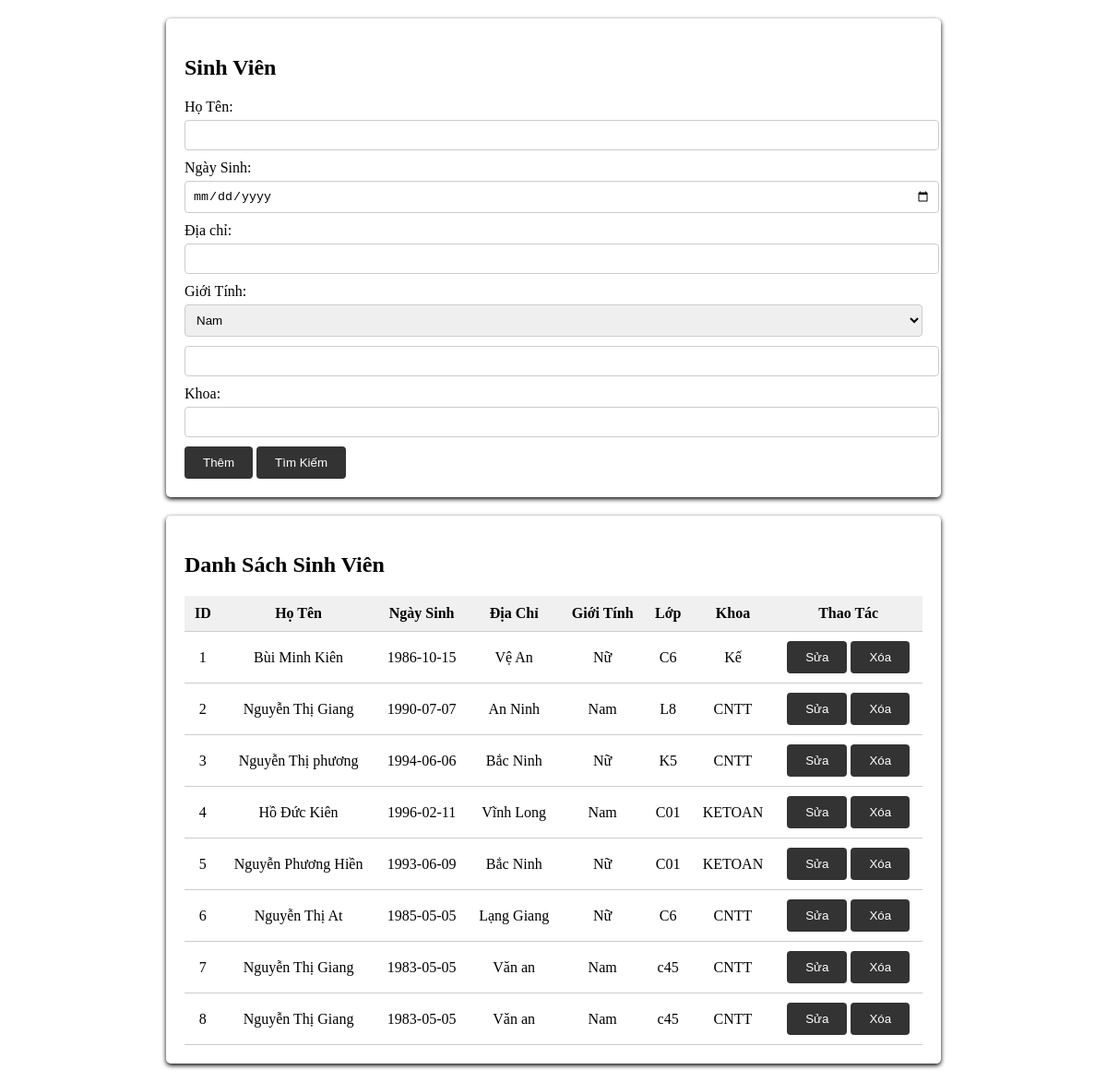
The page / on the database its author committed.
### tables this page shows
CREATE TABLE `sinhvien` (
  `MSV` int(10) NOT NULL,
  `HOTEN` varchar(100) NOT NULL,
  `NGAYSINH` date NOT NULL,
  `DIACHI` varchar(100) NOT NULL,
  `GIOITINH` varchar(10) NOT NULL,
  `LOP` varchar(50) NOT NULL,
  `KHOA` varchar(100) NOT NULL
);

### index.php (the view, shortened to what this page needs)
<!DOCTYPE html>
<html lang="en">
<head>
    <link rel="stylesheet" href="style.css">
<?php
    include_once 'conect.php';
?>
</head>
<body>
<div class="frame">
    <h2>Sinh Viên</h2>
    <form method="POST">
        <label for="hoten">Họ Tên:</label>
        <input type="text" name="hoten">
        <label for="ngaysinh">Ngày Sinh:</label>
        <input type="date" name="ngaysinh" class="with100">
        <label for="diachi">Địa chỉ:</label>
        <input type="text" name="diachi">
        <label for="gioitinh">Giới Tính:</label>
        <select class="with100" name="gioitinh" id="gioitinh">
        <option value="Nam">Nam</option>
        <input type="text" name="lop">
        <label for="khoa">Khoa:</label>
        <input type="text" name="khoa">
        <button type="submit" id="create_product" name="add">Thêm </button>
        <button type="submit" id="create_product" name="search">Tìm Kiếm </button>
    </form>
</div>
<div class="frame">
    <h2>Danh Sách Sinh Viên</h2>
    <table>
        <tr>
            <th>ID</th>
            <th>Họ Tên</th>
            <th>Ngày Sinh</th>
            <th>Địa Chỉ</th>
            <th>Giới Tính</th>
            <th>Lớp</th>
            <th>Khoa</th>
            <th>Thao Tác</th>
        </tr>
        <?php
            if (isset($_POST['search'])) {
                $hoten = $_POST['hoten'];
                if (!empty($hoten)){
                    $sql = "SELECT * FROM sinhvien where HOTEN Like '$hoten' ";
                }else{
                    $sql = "SELECT * FROM sinhvien";
                }
            }else{
                $sql = "SELECT * FROM sinhvien";
            }
            $result = $conn->query($sql);
            if ($result->num_rows > 0) {
                while ($row = $result->fetch_assoc())
            {
        ?>
            <tr>
                <td><?=$row["MSV"]?></td>
                <td><?=$row["HOTEN"]?></td>
                <td><?=$row["NGAYSINH"]?></td>
                <td><?=$row["DIACHI"]?></td>
                <td><?=$row["GIOITINH"]?></td>
                <td><?=$row["LOP"]?></td>
                <td><?=$row["KHOA"]?></td>
                <td>
                    <button><a href="update.php?msv=<?=$row["MSV"]?>">Sửa</a></button>
                    <button> <a href="#" onclick="deleteStudent(<?=$row["MSV"]?>)">Xóa</a> </button>
                </td>
            </tr>
        <?php
            }
            } else {
                echo "Không có dữ liệu.";
            }
        ?>
    </table>
</div>
</body>
</html>

### style.css (style rules this page uses)
.frame { max-width: 800px; margin: 20px auto; padding: 20px; background-color: #fff; border-radius: 5px; box-shadow: 0 2px 5px rgba(0, 0, 0, 1); }
a { list-style: none; text-decoration: none; color: #fff; }
table { width: 100%; border-collapse: collapse; margin-top: 20px; }
th, td { padding: 10px; text-align: center; border-bottom: 1px solid #ccc; }
th { background-color: #f0f0f0; }
form { margin-top: 20px; }
label { display: block; margin-bottom: 5px; }
input[type="text"], input[type="number"],.with100 { width: 100%; padding: 8px; margin-bottom: 10px; border: 1px solid #ccc; border-radius: 4px; }
button { padding: 10px 20px; background-color: #333; color: #fff; border: none; border-radius: 4px; }

### rows shown on the page
sinhvien: MSV "1", HOTEN "Bùi Minh Kiên", NGAYSINH "1986-10-15", DIACHI "Vệ An", GIOITINH "Nữ", LOP "C6", KHOA "Kế"
sinhvien: MSV "2", HOTEN "Nguyễn Thị Giang", NGAYSINH "1990-07-07", DIACHI "An Ninh", GIOITINH "Nam", LOP "L8", KHOA "CNTT"
sinhvien: MSV "3", HOTEN "Nguyễn Thị phương", NGAYSINH "1994-06-06", DIACHI "Bắc Ninh", GIOITINH "Nữ", LOP "K5", KHOA "CNTT"
sinhvien: MSV "4", HOTEN "Hồ Đức Kiên", NGAYSINH "1996-02-11", DIACHI "Vĩnh Long", GIOITINH "Nam", LOP "C01", KHOA "KETOAN"
sinhvien: MSV "5", HOTEN "Nguyễn Phương Hiền", NGAYSINH "1993-06-09", DIACHI "Bắc Ninh", GIOITINH "Nữ", LOP "C01", KHOA "KETOAN"
sinhvien: MSV "6", HOTEN "Nguyễn Thị At", NGAYSINH "1985-05-05", DIACHI "Lạng Giang", GIOITINH "Nữ", LOP "C6", KHOA "CNTT"
sinhvien: MSV "7", HOTEN "Nguyễn Thị Giang", NGAYSINH "1983-05-05", DIACHI "Văn an", GIOITINH "Nam", LOP "c45", KHOA "CNTT"
sinhvien: MSV "8", HOTEN "Nguyễn Thị Giang", NGAYSINH "1983-05-05", DIACHI "Văn an", GIOITINH "Nam", LOP "c45", KHOA "CNTT"
